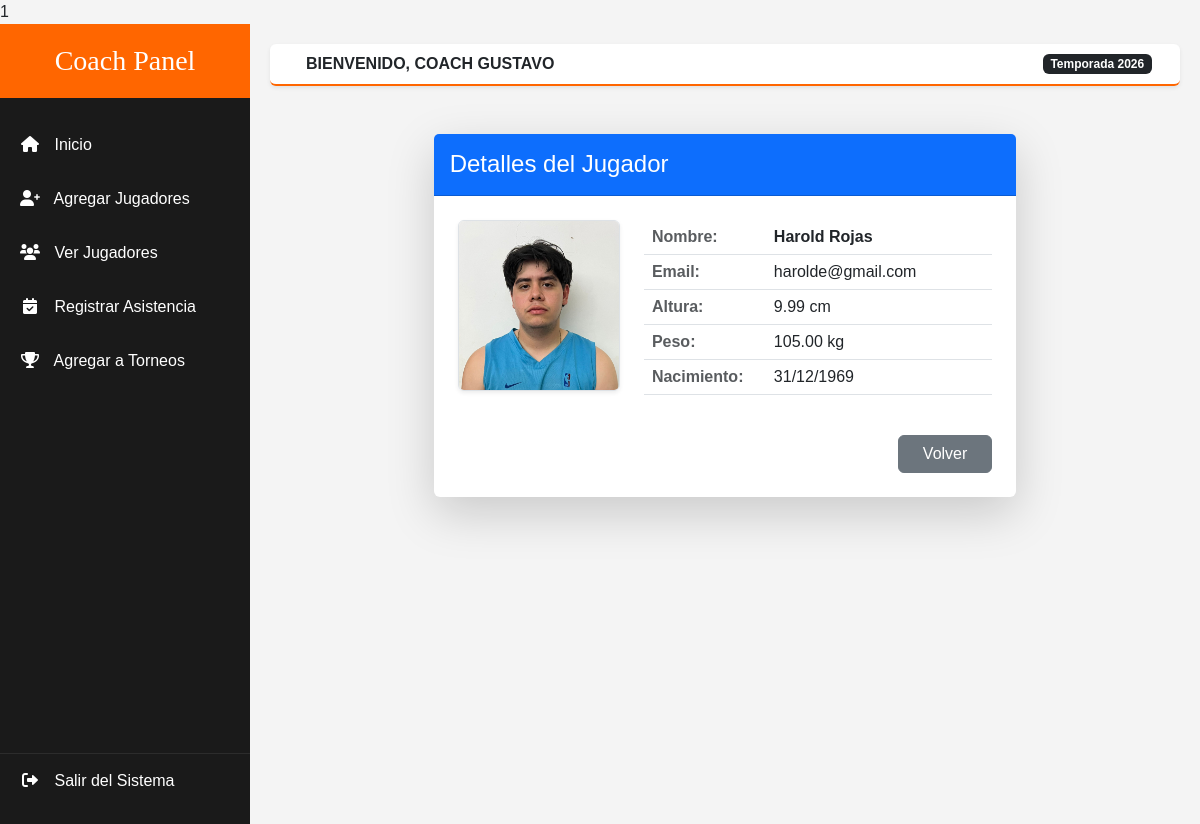
/client/entrenador/views/jugadores/read.php?id=12 (signed in), run on the app's committed database.
### tables this page shows
CREATE TABLE `usuarios` (
  `id_usuario` int(11) NOT NULL,
  `nombre_usuario` varchar(100) NOT NULL,
  `password_usuario` varchar(255) NOT NULL,
  `email_usuario` varchar(100) DEFAULT NULL,
  `id_universidad_fk` int(11) DEFAULT NULL,
  `id_rol_fk` int(11) DEFAULT NULL,
  `fecha_creacion` timestamp NOT NULL DEFAULT current_timestamp(),
  `fecha_actualizacion` timestamp NOT NULL DEFAULT current_timestamp() ON UPDATE current_timestamp(),
  `isActive` int(11) DEFAULT NULL
);

CREATE TABLE `jugadores` (
  `id_jugador` int(11) NOT NULL,
  `nombre_jugador` varchar(100) DEFAULT NULL,
  `email_jugador` varchar(100) DEFAULT NULL,
  `password_jugador` varchar(255) DEFAULT NULL,
  `altura_jugador` decimal(3,2) DEFAULT NULL,
  `peso_jugador` decimal(5,2) DEFAULT NULL,
  `fecha_nacimiento` date DEFAULT NULL,
  `id_universidad_fk` int(11) DEFAULT NULL,
  `id_objetivo_fk` int(11) DEFAULT NULL,
  `isActive` int(11) DEFAULT NULL,
  `fecha_creacion` timestamp NOT NULL DEFAULT current_timestamp(),
  `fecha_actualizacion` timestamp NOT NULL DEFAULT current_timestamp() ON UPDATE current_timestamp(),
  `imagen_jugador` text DEFAULT NULL,
  `puntos` int(11) DEFAULT NULL,
  `asistencias` int(11) DEFAULT NULL,
  `rebotes` int(11) DEFAULT NULL,
  `robos` int(11) DEFAULT NULL
);

### app/config.php (called while the page is built, shortened)
<?php
    $URL = "http://localhost/academy";
?>

### client/entrenador/layouts/verificacion.php (called while the page is built, shortened)
<?php
    require_once __DIR__ . '/../../../app/config.php';
    if (!isset($_SESSION['sesionentrenador'])) {
        $_SESSION['mensaje'] = "Debes iniciar sesión para acceder";
        $_SESSION['icon_mensaje'] = "warning";
        header('Location: ' . $URL . '/login.php');
        exit();
    } else {
        $usuario_sesion = $_SESSION['sesionentrenador'];
        $sql2 = "SELECT * FROM usuarios WHERE email_usuario = :email";
        $query = $pdo->prepare($sql2);
        $query->bindParam(':email', $usuario_sesion);
        $query->execute();
        $usuarioLogueado = $query->fetch(PDO::FETCH_ASSOC);
    }
?>

### client/entrenador/views/jugadores/read.php (the view, shortened to what this page needs)
<?php include '../../layouts/verificacion.php'; ?>
<?php include '../../layouts/parte1.php'; ?>
<?php
$id_jugador_get = $_GET['id'] ?? null;
$sql = "SELECT * FROM jugadores WHERE id_jugador = :id_jugador AND id_universidad_fk = :id_uni";
$query = $pdo->prepare($sql);
$query->bindParam(':id_jugador', $id_jugador_get, PDO::PARAM_INT);
$query->bindParam(':id_uni', $usuarioLogueado['id_universidad_fk'], PDO::PARAM_INT);
$query->execute();
$jugadores = $query->fetch(PDO::FETCH_ASSOC);
?>
<div class="container mt-5">
    <div class="row justify-content-center">
        <div class="col-md-8">
            <div class="card shadow-lg border-0">
                <div class="card-header bg-primary text-white py-3">
                    <h4 class="mb-0"><i class="bi bi-person-lines-fill"></i> Detalles del Jugador</h4>
                </div>
                <div class="card-body p-4">
                    <div class="row">
                        <div class="col-md-4 text-center">
                            <?php if(!empty($jugadores['imagen_jugador'])): ?>
                                <img src="<?php echo $URL."/public/images/jugadores/".$jugadores['imagen_jugador']; ?>"
                                     class="img-fluid rounded border shadow-sm mb-3">
                            <?php else: ?>
                                <i class="bi bi-person-circle text-muted" style="font-size: 6rem;"></i>
                            <?php endif; ?>
                        </div>
                        <div class="col-md-8">
                            <table class="table table-hover">
                                <tr>
                                    <th class="text-muted" style="width: 35%;">Nombre:</th>
                                    <td class="fw-bold"><?php echo $jugadores['nombre_jugador']; ?></td>
                                </tr>
                                <tr>
                                    <th class="text-muted">Email:</th>
                                    <td><?php echo $jugadores['email_jugador']; ?></td>
                                </tr>
                                <tr>
                                    <th class="text-muted">Altura:</th>
                                    <td><?php echo $jugadores['altura_jugador']; ?> cm</td>
                                </tr>
                                <tr>
                                    <th class="text-muted">Peso:</th>
                                    <td><?php echo $jugadores['peso_jugador']; ?> kg</td>
                                </tr>
                                <tr>
                                    <th class="text-muted">Nacimiento:</th>
                                    <td><?php echo date('d/m/Y', strtotime($jugadores['fecha_nacimiento'])); ?></td>
                                </tr>
                            </table>
                        </div>
                    </div>
                    <div class="text-end mt-4">
                        <a href="index.php" class="btn btn-secondary px-4">Volver</a>
                    </div>
                </div>
            </div>
        </div>
    </div>
</div>
<?php include '../../layouts/parte2.php'; ?>

### client/entrenador/layouts/parte1.php (shortened to what this page needs)
<?php
    require_once __DIR__ . '/../../../app/config.php';
?>
<!DOCTYPE html>
<html lang="es">
<head>
    <link href="https://cdn.jsdelivr.net/npm/bootstrap@5.3.0/dist/css/bootstrap.min.css" rel="stylesheet">
    <link rel="stylesheet" href="https://cdnjs.cloudflare.com/ajax/libs/font-awesome/6.0.0/css/all.min.css">
</head>
<body>
<div class="wrapper">
    <nav id="sidebar">
        <div class="sidebar-header text-center">
            <h3 class="bebas mb-0">Coach Panel</h3>
        </div>
        <ul class="list-unstyled components">
            <li class="active">
                <a href="#"><i class="fas fa-home"></i> Inicio</a>
            </li>
            <li>
                <a href="<?php echo $URL . '/client/entrenador/views/jugadores/create.php'; ?>"><i class="fas fa-user-plus"></i> Agregar Jugadores</a>
            </li>
            <li>
                <a href="<?php echo $URL . '/client/entrenador/views/jugadores/index.php'; ?>"><i class="fas fa-users"></i> Ver Jugadores</a>
            </li>
            <li>
                <a href="#"><i class="fas fa-calendar-check"></i> Registrar Asistencia</a>
            </li>
            <li>
                <a href="#"><i class="fas fa-trophy"></i> Agregar a Torneos</a>
            </li>
        </ul>
        <div class="logout-section">
            <ul class="list-unstyled">
                <li>
                    <a href="<?php echo $URL; ?>/app/controllers/controllers_entrenador/logout.php" class="logout-link text-white">
                        <i class="fas fa-sign-out-alt"></i> Salir del Sistema
                    </a>
                </li>
            </ul>
        </div>
    </nav>
    <div id="content">
        <nav class="navbar navbar-expand-lg navbar-admin px-3 py-2 shadow-sm rounded">
            <div class="container-fluid">
                <span class="ms-2 fw-bold text-uppercase">Bienvenido, Coach <?php echo $usuarioLogueado['nombre_usuario']; ?></span>
                <div class="ms-auto">
                    <span class="badge bg-dark">Temporada 2026</span>
                </div>
            </div>
        </nav>

### client/entrenador/layouts/parte1.php (style rules this page uses)
:root { --naranja-basket: #ff6600; --negro-pro: #1a1a1a; --gris-suave: #2c2c2c; }
body { font-family: 'Poppins', sans-serif; background-color: #f4f4f4; }
.bebas { font-family: 'Bebas Neue', cursive; }
.wrapper { display: flex; width: 100%; align-items: stretch; }
#sidebar { min-width: 250px; max-width: 250px; background: var(--negro-pro); color: #fff; transition: all 0.3s; min-height: 100vh; display: flex; flex-direction: column; }
#sidebar .sidebar-header { padding: 20px; background: var(--naranja-basket); }
#sidebar ul.components { padding: 20px 0; }
#sidebar ul li a { padding: 15px 20px; display: block; color: white; text-decoration: none; transition: 0.3s; font-weight: 500; }
#sidebar ul li a i { margin-right: 10px; width: 20px; text-align: center; }
#content { width: 100%; padding: 20px; }
.navbar-admin { background: white; border-bottom: 2px solid var(--naranja-basket); margin-bottom: 30px; }
.logout-section { margin-top: auto; border-top: 1px solid var(--gris-suave); }

### data on the page
usuarios: nombre_usuario "GUSTAVO"
jugadores: imagen_jugador (picture), nombre_jugador "Harold Rojas", email_jugador "harolde@gmail.com", altura_jugador "9.99", peso_jugador "105.00", fecha_nacimiento "31/12/1969"
